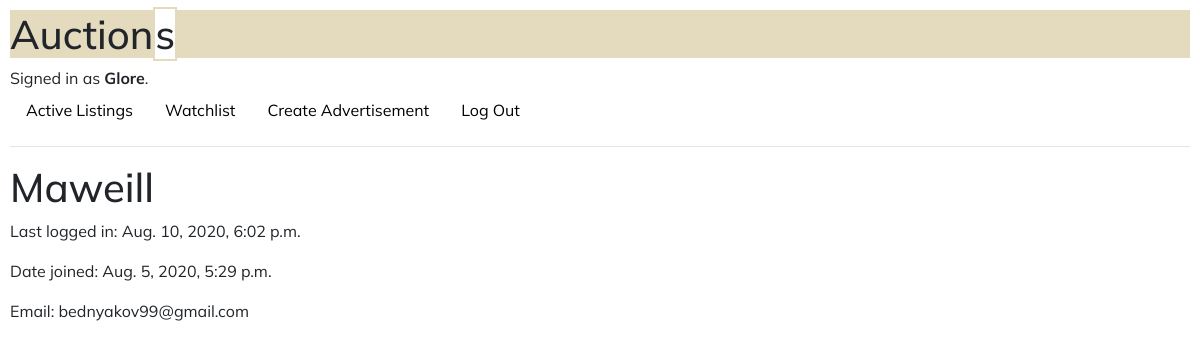
The app's page /accounts/Maweill (signed in) with its own data.
### auctions/models.py (models this page shows)
class User(AbstractUser):
	pass

### auctions/views.py (the view)
# urls.py: path("accounts/<str:username>", views.profile, name="profile"),
def profile(request, username):
    user = User.objects.get(username=username)
    return render(request, "auctions/profile.html", {
        "profile": user
        })

### auctions/templates/auctions/profile.html (shortened to what this page needs)
{% extends "auctions/layout.html" %}
{% block body %}
<h1>{{ profile.username }}</h1>
<div><p>Last logged in: {{ profile.last_login}}</p></div>
<div><p>Date joined: {{ profile.date_joined }}</p></div>
<div><p>Email: {{ profile.email }}</p></div>
{% endblock %}

### auctions/templates/auctions/layout.html (shortened to what this page needs)
{% load static %}
<!DOCTYPE html>
<html lang="en">
    <head>
        <link rel="stylesheet" href="https://stackpath.bootstrapcdn.com/bootstrap/4.4.1/css/bootstrap.min.css">
        <link href="{% static 'auctions/styles.css' %}" rel="stylesheet">
    </head>
    <body>
        <h1 id="header">Auction<span style="background-color: white; border: 2px solid #e4dbbf;">s</span></h1>
        <div>
            {% if user.is_authenticated %}
                Signed in as <strong>{{ user.username }}</strong>.
            {% else %}
                Not signed in.
            {% endif %}
        </div>
        <ul class="nav">
            <li class="nav-item">
                <a class="nav-link" href="{% url 'index' %}">Active Listings</a>
            </li>
            <li class="nav-item">
                <a class="nav-link" href="{% url 'watchlist' %}">Watchlist</a>
            </li>
            <li>
                <a class="nav-link" href="{% url 'create' %}">Create Advertisement<a/>
            </li>
            {% if user.is_authenticated %}
                <li class="nav-item">
                    <a class="nav-link" href="{% url 'logout' %}">Log Out</a>
                </li>
            {% endif %}
        </ul>
        <hr>
        {% block body %}
        {% endblock %}
    </body>
</html>

### auctions/static/auctions/styles.css (style rules this page uses)
body { padding: 10px; font-family: Mulish; }
#header { background-color: #e4dbbf; }
a, a:hover { text-decoration: none; color: black; }

### records on screen
User: username "Glore"
User: username "Maweill", last_login "Aug. 10, 2020, 6:02 p.m.", date_joined "Aug. 5, 2020, 5:29 p.m.", email "bednyakov99@gmail.com"
